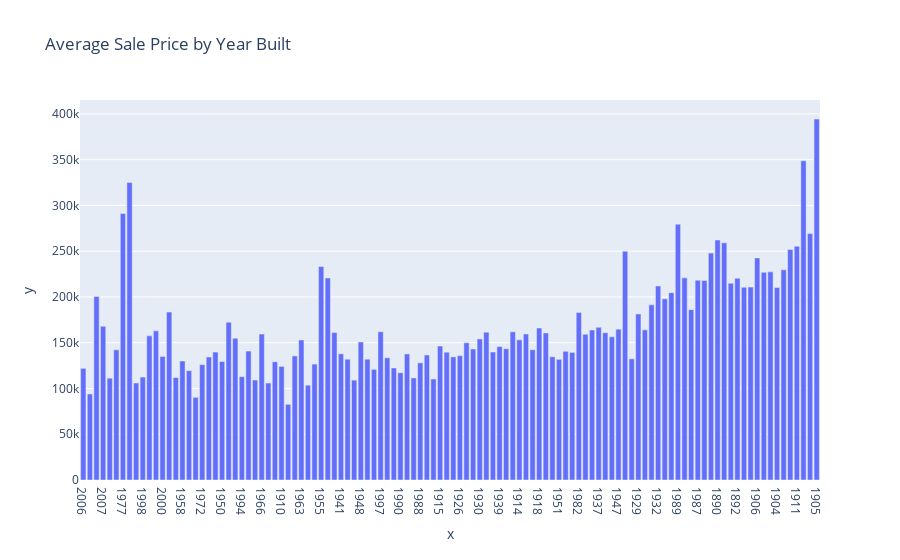

Notebook cell for this chart:
### Code cell
fig = px.bar(cat_train, x=year.index, y=year_avgprice, title="Average Sale Price by Year Built")
fig.show()
